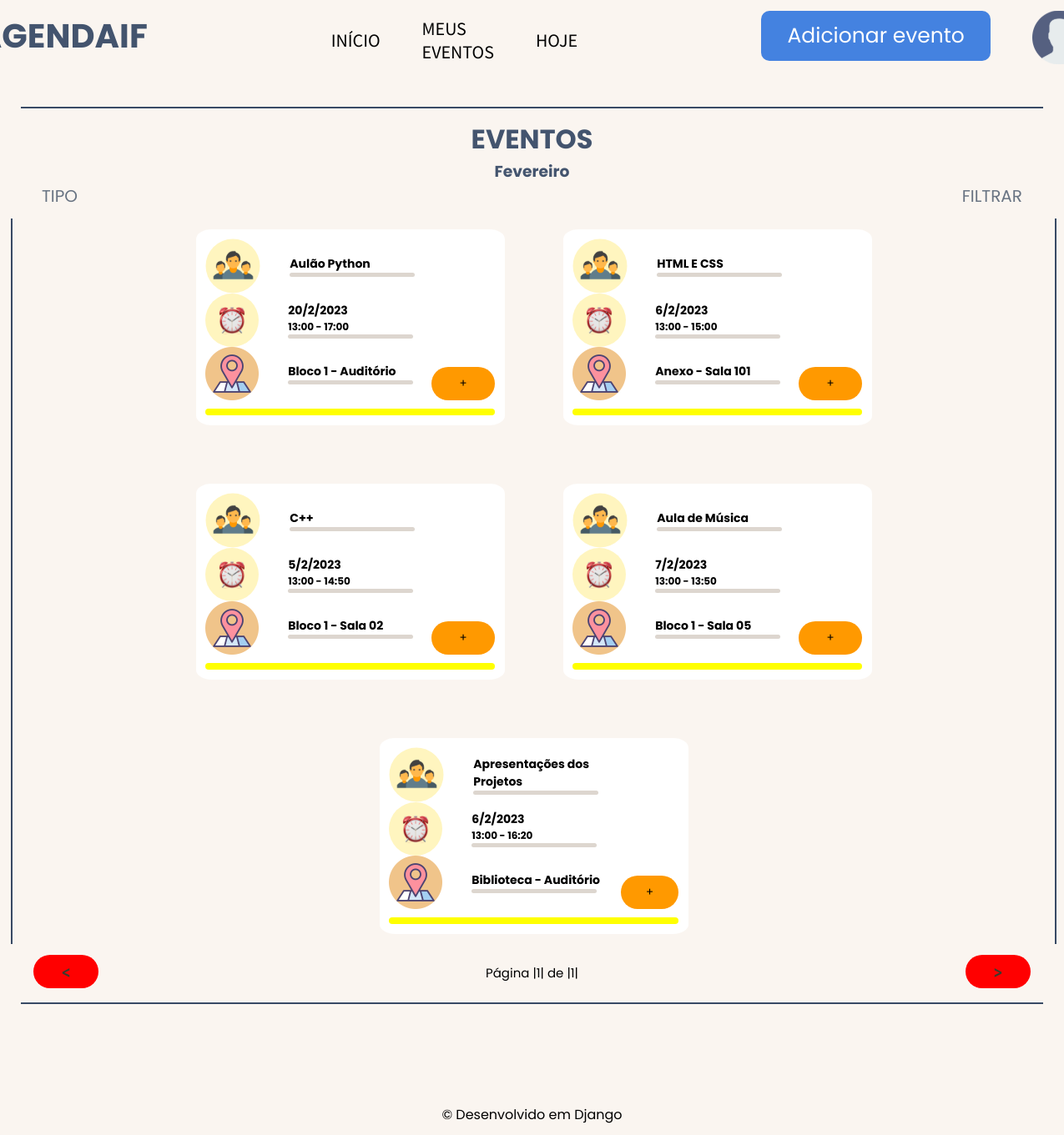
Page /eventos/monthEvents/ (signed in) on the committed database.
### events/models.py (models this page shows, shortened)
class Eventos(models.Model):
    name = models.CharField(max_length=80, verbose_name= 'Disciplina ou Tema:')
    registrationDate = models.DateField(default= date.today, verbose_name= 'Data')
    timeStart = models.TimeField( verbose_name= 'Hora inicial')
    timeEnd = models.TimeField(verbose_name= 'Hora final')
    meals = models.DecimalField(max_digits=3, decimal_places= 0, verbose_name= 'Refeições')
    tipo = models.CharField(max_length=12)
    local = models.ForeignKey(Salas, on_delete= models.DO_NOTHING, verbose_name= 'Local')
    user = models.ForeignKey(User, on_delete=models.DO_NOTHING)
    class Meta:
        verbose_name = 'Evento'

class Salas(models.Model):
    name = models.CharField(max_length=30)
    tam = models.DecimalField(max_digits=3, decimal_places=0)
    def __str__(self) -> str:
        return self.name
    class Meta:
        verbose_name = 'Sala'

### events/views.py (the view)
# urls.py: path('monthEvents/', views.monthEvents, name = 'monthEvents'),
def monthEvents(request):
    if request.session.get('user'):
        user = User.objects.get(id = request.session['user'])
        dateToday = date.today()
        events = Eventos.objects.all()
        eventsFilter = set()
        eventsFilterTwo = set()
        for filter in events:
            if filter.registrationDate.month == dateToday.month:
                eventsFilter.add(filter)
        for filter in eventsFilter:
            if filter.tipo == 'Evento':
                eventsFilterTwo.add(filter)
        eventsFilterTwo = list(eventsFilterTwo)
        paginator = Paginator(eventsFilterTwo, 8)
        page_num =  request.GET.get('page')
        page = paginator.get_page(page_num)
        return render(request, 'monthEvents.html',
                             {'Eventos': eventsFilterTwo, 'today': dateToday, 'user': user, 'page': page})
    else:
        return redirect('/usuario/login/?status=2')

### users/models.py (called while the page is built)
    def __str__(self) -> str:
        return self.name

### events/templates/monthEvents.html (shortened to what this page needs)
{% extends 'baseMonth.html' %} {% load static %} {% block 'content' %}
<div class="header">
  <h1>EVENTOS</h1>
  {% if today.month == 2 %}
    <h3>Fevereiro</h3>
  {% endif %}
  <div class="filters">
    <div class="dropdownFilterStart">
      <ul class="dropdown">
          <li>TIPO</li>
      </ul>
    </div>
    <div class="dropdownFilter">
      <ul class="dropdown">
          <li>FILTRAR</li>
      </ul>
    </div>
  </div>
</div>
<div class="word">
  <div class="line3"></div>
  <section>
    {% for evento in page.object_list %}
    <div class="block">
      <div class="block2">
        <div class="square">
          <aside>
            {% if evento.tipo == 'Evento' %}
              <img src="{% static 'img/events.svg' %}" />
            {% endif %}
            <div class="info">
              <h1>{{evento.name}}</h1>
              <div class="line2"></div>
            </div>
          </aside>
          <aside>
            <img src="{% static 'img/time.svg' %}" />
            <div class="info">
              <h1>
                {{evento.registrationDate.day}}/{{evento.registrationDate.month}}/{{evento.registrationDate.year}}
              </h1>
              <h4>{{evento.timeStart}} - {{evento.timeEnd}}</h4>
              <div class="line2"></div>
            </div>
          </aside>
          <aside>
            <img src="{% static 'img/local.svg' %}" />
            <div class="info">
              <h1>{{evento.local}}</h1>
              <div class="line2"></div>
            </div>
          </aside>
        </div>
        <button class="openmodal" id="dialog{{evento.id}}">+</button>
      </div>
      {% if today != evento.registrationDate %}
      <aside>
        <div class="line2-1" style="background-color: yellow;"></div>
      </aside>
      {% endif %}
    </div>
    {% endfor %}
  </section>
  <div class="line3"></div>
  {% endblock %}

### static/css/base.css (style rules this page uses)
* { margin: 0; padding: 0; box-sizing: border-box; font-family: 'Poppins', sans-serif; }
.line2 { width: 150px; padding: 2.5px; border-radius: 12px; background-color: #DDD6CF; }
.line2-1 { width: 350px; padding: 4px; border-radius: 12px; margin-top: 5px; background-color: #15ff00; }
.line3 { height: 100%; padding: 1px; background-color: #384A65; }
body { display: flex; flex-direction: column; height: 100vh; background-color: #FAF5F0; }
main div.header h1 { display: flex; justify-content: center; color: #43546E; }
main div.header h3 { display: flex; justify-content: center; color: #43546E; }
main div.header div.filters { display: flex; align-items: center; justify-content: space-between; }
main div.header div.filters div.dropdownFilter { display: flex; padding: 0 50px; color: #687382; font-size: 20px; }
main div.header div.filters div.dropdownFilter ul.dropdown { display: flex; flex-direction: column; align-items: center; justify-content: center; position: relative; list-style: none; }
main div.header div.filters div.dropdownFilter ul li { cursor: pointer; }
main div.header div.filters div.dropdownFilterStart { display: flex; padding-left: 50px; color: #687382; font-size: 20px; }
main div.header div.filters div.dropdownFilterStart ul.dropdown { display: flex; flex-direction: column; align-items: center; justify-content: center; position: relative; list-style: none; }
main div.header div.filters div.dropdownFilterStart ul li { cursor: pointer; }
main div.word { display: flex; padding: 1% 1%; height: 90%; }
main section { flex: 1 0 auto; height: auto; width: 100%; display: flex; flex-wrap: wrap; justify-content: center; align-items: center; gap: 70px; padding: 1% 3%; }
main section div.block { display: flex; flex-direction: column; justify-content: center; width: 370px; height: 235px; gap: 2%; padding: 0 1%; background-color: white; border-radius: 5%; }
main section div.block aside { font-size: 12px; display: flex; gap: 35px; align-items: center; }
main section div.block aside div.info { display: flex; flex-direction: column; }
main section div.block div.block2 { display: flex; align-items:flex-end; justify-content: center; gap: 20px; }
main section div.block div.block2 button { display: flex; align-items: center; justify-content: center; background-color: #FF9900; border: none; border-radius: 20px; color: black; height: 40px; width: 80px; cursor: pointer; }

### rows in the picture
Eventos: name "Aulão Python", registrationDate.day "20", registrationDate.month "2", registrationDate.year "2023", timeStart "13:00", timeEnd "17:00", local "Bloco 1 - Auditório"
Eventos: name "HTML E CSS", registrationDate.day "6", registrationDate.month "2", registrationDate.year "2023", timeStart "13:00", timeEnd "15:00", local "Anexo - Sala 101"
Eventos: name "C++", registrationDate.day "5", registrationDate.month "2", registrationDate.year "2023", timeStart "13:00", timeEnd "14:50", local "Bloco 1 - Sala 02"
Eventos: name "Aula de Música", registrationDate.day "7", registrationDate.month "2", registrationDate.year "2023", timeStart "13:00", timeEnd "13:50", local "Bloco 1 - Sala 05"
Eventos: name "Apresentações dos Projetos", registrationDate.day "6", registrationDate.month "2", registrationDate.year "2023", timeStart "13:00", timeEnd "16:20", local "Biblioteca - Auditório"

### other values in the picture
{{ page.number }} "1"
{{ page.paginator.num_pages }} "1"
